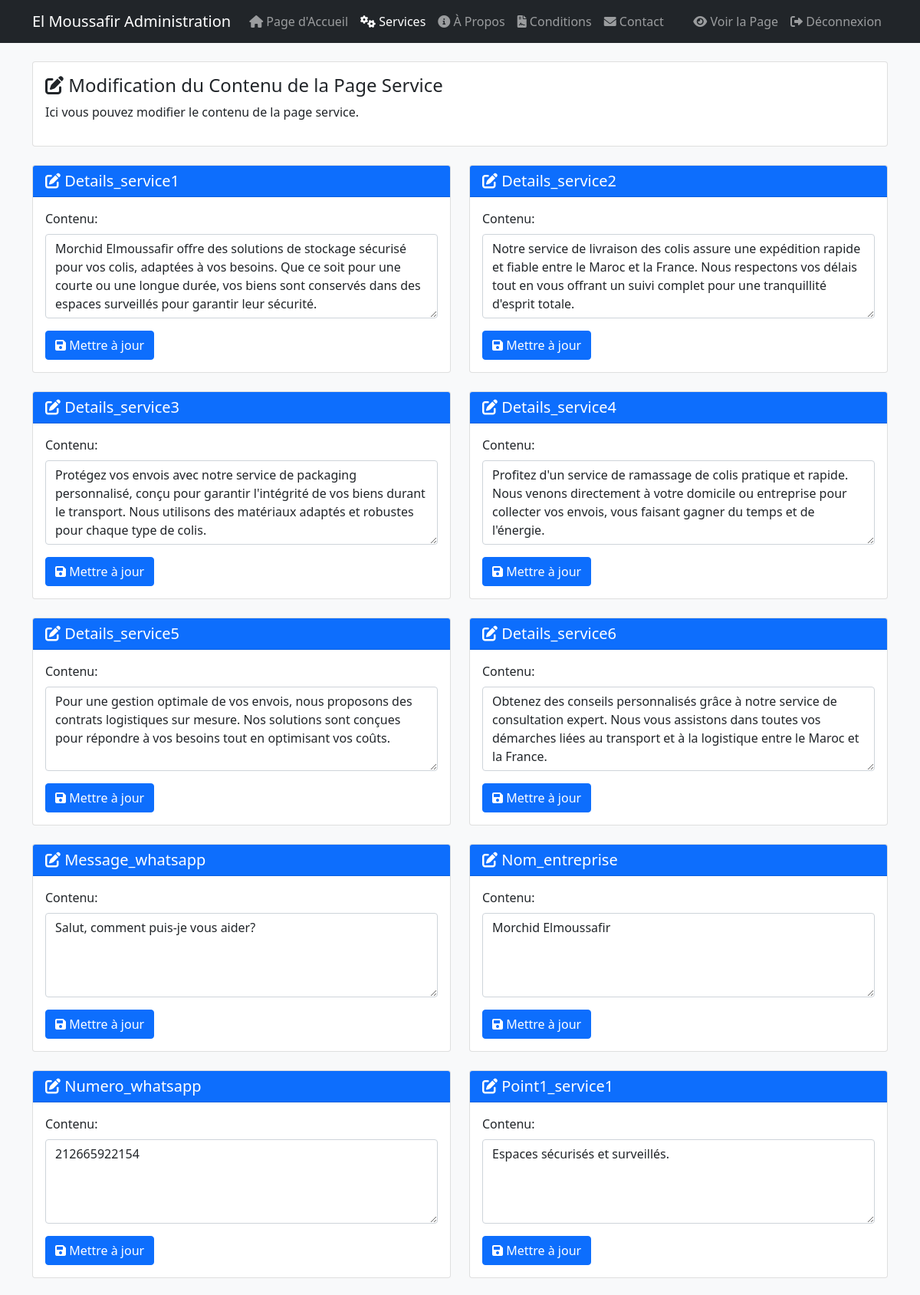
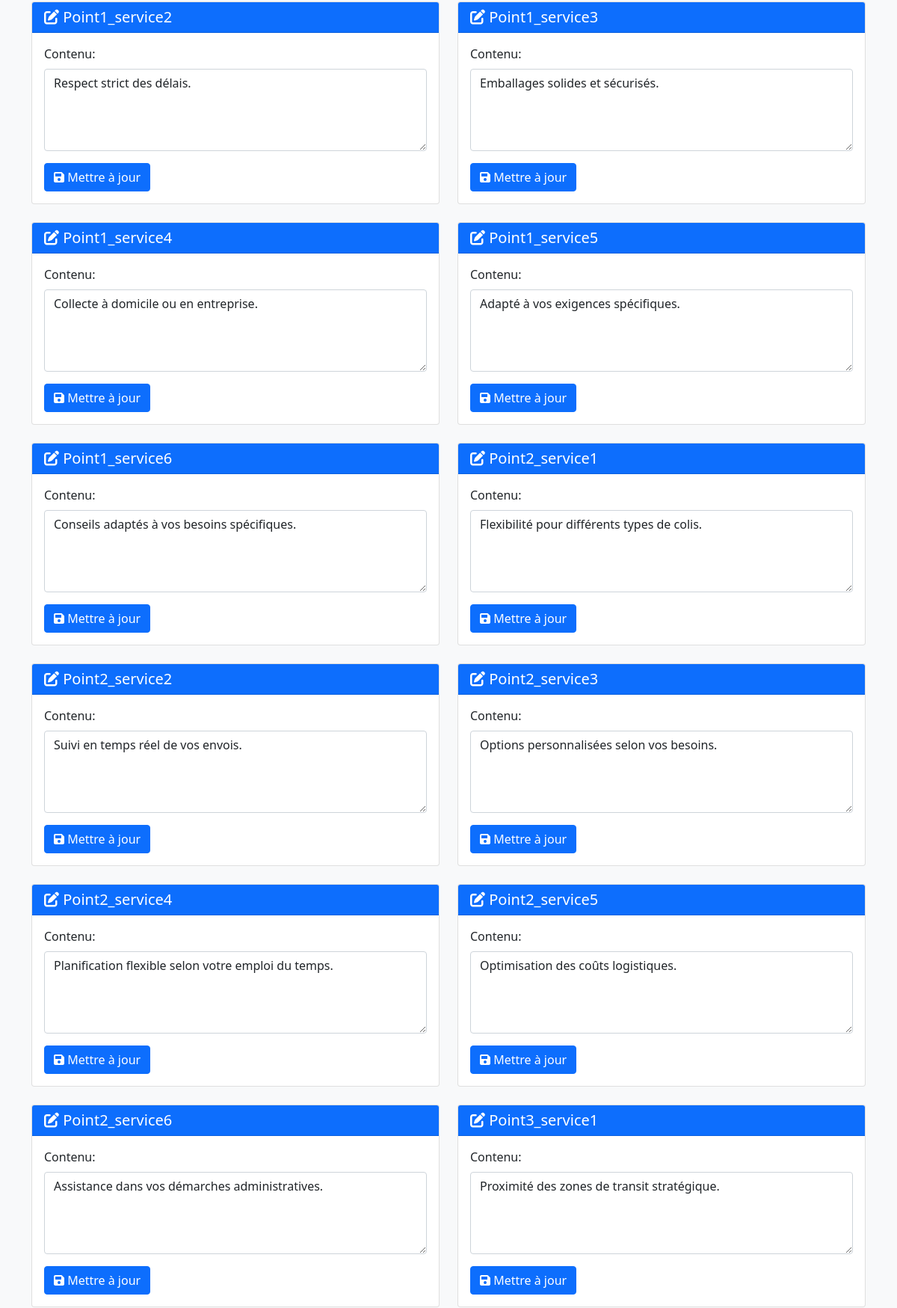
The page /admin/dashboard.php?page=service (signed in, upper part) on the database its author committed (2 pictures, top to bottom).
### tables this page shows
CREATE TABLE service_content (
    id INT PRIMARY KEY AUTO_INCREMENT,
    nom_section VARCHAR(50) NOT NULL,
    contenu TEXT NOT NULL
);

### admin/dashboard.php (the view, shortened to what this page needs)
<?php
require_once '../config/database.php';
$current_page = isset($_GET['page']) ? $_GET['page'] : 'index';
$table_name = $current_page . '_content';
$stmt = $pdo->query("SELECT * FROM {$table_name} ORDER BY nom_section");
$contenus = $stmt->fetchAll();
?>
<!DOCTYPE html>
<html lang="fr">
<head>
    <link href="https://cdn.jsdelivr.net/npm/bootstrap@5.1.3/dist/css/bootstrap.min.css" rel="stylesheet">
    <link href="https://cdnjs.cloudflare.com/ajax/libs/font-awesome/6.0.0/css/all.min.css" rel="stylesheet">
</head>
<body class="bg-light">
    <nav class="navbar navbar-expand-lg navbar-dark bg-dark">
        <div class="container">
            <a class="navbar-brand" href="#">El Moussafir Administration</a>
            <div class="collapse navbar-collapse" id="navbarNav">
                <ul class="navbar-nav">
                    <li class="nav-item">
                        <a class="nav-link <?php echo $current_page === 'index' ? 'active' : ''; ?>" href="?page=index">
                            <i class="fas fa-home"></i> Page d'Accueil
                        </a>
                    </li>
                    <li class="nav-item">
                        <a class="nav-link <?php echo $current_page === 'service' ? 'active' : ''; ?>" href="?page=service">
                            <i class="fas fa-cogs"></i> Services
                        </a>
                    </li>
                    <li class="nav-item">
                        <a class="nav-link <?php echo $current_page === 'about' ? 'active' : ''; ?>" href="?page=about">
                            <i class="fas fa-info-circle"></i> À Propos
                        </a>
                    </li>
                    <li class="nav-item">
                        <a class="nav-link <?php echo $current_page === 'terms' ? 'active' : ''; ?>" href="?page=terms">
                            <i class="fas fa-file-contract"></i> Conditions
                        </a>
                    </li>
                    <li class="nav-item">
                        <a class="nav-link <?php echo $current_page === 'contact' ? 'active' : ''; ?>" href="?page=contact">
                            <i class="fas fa-envelope"></i> Contact
                        </a>
                    </li>
                </ul>
                <div class="navbar-nav ms-auto">
                    <a class="nav-link" href="../<?php echo $current_page; ?>.php" target="_blank">
                        <i class="fas fa-eye"></i> Voir la Page
                    </a>
                    <a class="nav-link" href="logout.php">
                        <i class="fas fa-sign-out-alt"></i> Déconnexion
                    </a>
                </div>
            </div>
        </div>
    </nav>
    <div class="container mt-4">
        <div class="row mb-4">
            <div class="col">
                <div class="card">
                    <div class="card-body">
                        <h4><i class="fas fa-edit"></i> Modification du Contenu de la Page <?php echo ucfirst($current_page); ?></h4>
                        <p>Ici vous pouvez modifier le contenu de la page <?php echo $current_page; ?>.</p>
                    </div>
                </div>
            </div>
        </div>
        <div class="row">
            <?php if ($current_page === 'service'): ?>
                <?php foreach ($contenus as $contenu): ?>
                    <div class="col-md-6 mb-4">
                        <div class="card">
                            <div class="card-header bg-primary text-white">
                                <h5 class="mb-0">
                                    <i class="fas fa-edit"></i>
                                    <?php echo ucfirst($contenu['nom_section']); ?>
                                </h5>
                            </div>
                            <div class="card-body">
                                <form method="POST">
                                    <div class="mb-3">
                                        <label class="form-label">Contenu:</label>
                                        <?php if (strpos($contenu['nom_section'], 'lien') !== false || strpos($contenu['nom_section'], 'link') !== false): ?>
                                            <input type="url" class="form-control" name="content" value="<?php echo htmlspecialchars($contenu['contenu']); ?>" placeholder="Entrer URL">
                                        <?php else: ?>
                                            <textarea class="form-control" name="content" rows="4"><?php echo htmlspecialchars($contenu['contenu']); ?></textarea>
                                        <?php endif; ?>
                                    </div>
                                    <button type="submit" class="btn btn-primary">
                                        <i class="fas fa-save"></i> Mettre à jour
                                    </button>
                                </form>
                            </div>
                        </div>
                    </div>
                <?php endforeach; ?>
            <?php endif; ?>
        </div>
    </div>
</body>
</html>

### rows shown on the page
service_content: nom_section "Details_service1", content "Morchid Elmoussafir offre des solutions de stockage sécurisé pour vos colis, adaptées à vos besoins. Que ce soit pour une courte ou une longue durée, vos biens sont conservés dans des espaces surveillés pour garantir leur sécurité."
service_content: nom_section "Details_service2", content "Notre service de livraison des colis assure une expédition rapide et fiable entre le Maroc et la France. Nous respectons vos délais tout en vous offrant un suivi complet pour une tranquillité d'esprit totale."
service_content: nom_section "Details_service3", content "Protégez vos envois avec notre service de packaging personnalisé, conçu pour garantir l'intégrité de vos biens durant le transport. Nous utilisons des matériaux adaptés et robustes pour chaque type de colis."
service_content: nom_section "Details_service4", content "Profitez d'un service de ramassage de colis pratique et rapide. Nous venons directement à votre domicile ou entreprise pour collecter vos envois, vous faisant gagner du temps et de l'énergie."
service_content: nom_section "Details_service5", content "Pour une gestion optimale de vos envois, nous proposons des contrats logistiques sur mesure. Nos solutions sont conçues pour répondre à vos besoins tout en optimisant vos coûts."
service_content: nom_section "Details_service6", content "Obtenez des conseils personnalisés grâce à notre service de consultation expert. Nous vous assistons dans toutes vos démarches liées au transport et à la logistique entre le Maroc et la France."
service_content: nom_section "Message_whatsapp", content "Salut, comment puis-je vous aider?"
service_content: nom_section "Nom_entreprise", content "Morchid Elmoussafir"
service_content: nom_section "Numero_whatsapp", content "212665922154"
service_content: nom_section "Point1_service1", content "Espaces sécurisés et surveillés."
service_content: nom_section "Point1_service2", content "Respect strict des délais."
service_content: nom_section "Point1_service3", content "Emballages solides et sécurisés."
service_content: nom_section "Point1_service4", content "Collecte à domicile ou en entreprise."
service_content: nom_section "Point1_service5", content "Adapté à vos exigences spécifiques."
service_content: nom_section "Point1_service6", content "Conseils adaptés à vos besoins spécifiques."
service_content: nom_section "Point2_service1", content "Flexibilité pour différents types de colis."
service_content: nom_section "Point2_service2", content "Suivi en temps réel de vos envois."
service_content: nom_section "Point2_service3", content "Options personnalisées selon vos besoins."
service_content: nom_section "Point2_service4", content "Planification flexible selon votre emploi du temps."
service_content: nom_section "Point2_service5", content "Optimisation des coûts logistiques."
service_content: nom_section "Point2_service6", content "Assistance dans vos démarches administratives."
service_content: nom_section "Point3_service1", content "Proximité des zones de transit stratégique."

### other values the page prints
$current_page "Service"
$current_page "service"
